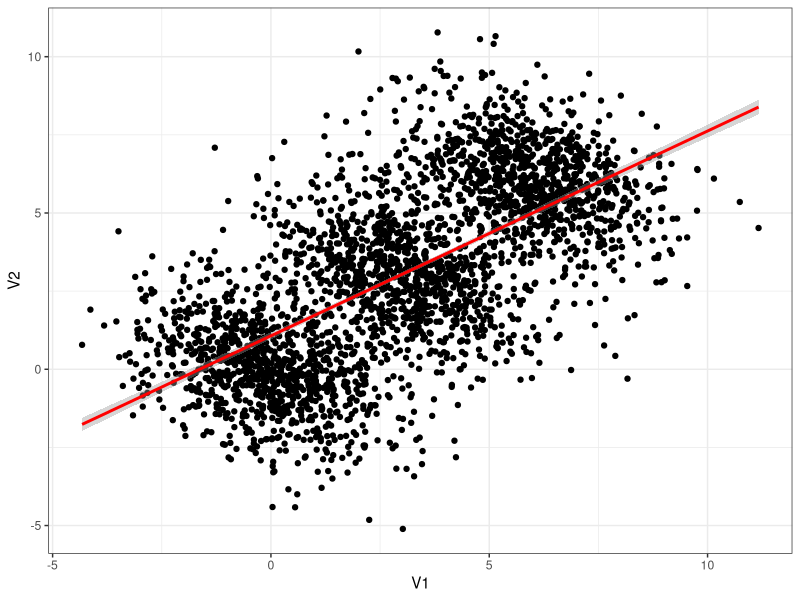
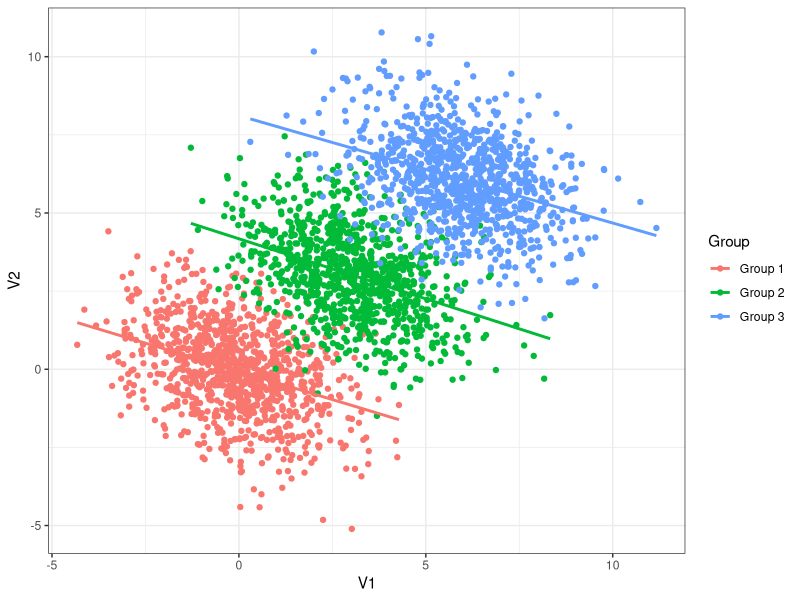

These charts were generated, in order, by the following R code:
## ---- chunk 1
#| echo: true
#| layout-ncol: 2
#| code-fold: true
suppressPackageStartupMessages(library(tidyverse, quietly = T, warn.conflicts = F))
suppressPackageStartupMessages(library(MASS, quietly = T, warn.conflicts = F))
set.seed(5)
d <- list()
d[['Group 1']] <- as.data.frame(
  mvrnorm(n=1000, mu = c(0,0), Sigma=matrix(c(2,-0.7,-0.7,2), ncol=2))
)
d[['Group 2']] <- as.data.frame(
  mvrnorm(n = 1000, mu = c(3,3), Sigma = matrix(c(2,-0.7,-0.7,2), ncol=2))
)
d[['Group 3']] <- as.data.frame(
  mvrnorm(n=1000, mu = c(6,6), Sigma = matrix(c(2,-0.7, -0.7,2), ncol=2))
)
D <- bind_rows(d, .id = 'Group')

theme_set(theme_bw())
ggplot(D, aes(V1, V2)) + geom_point() + geom_smooth(method='lm', color ='red')
ggplot(D, aes(V1, V2)) + geom_point(aes(color = Group), show.label=F) +
  geom_smooth(aes(color = Group), se=F, method='lm')
